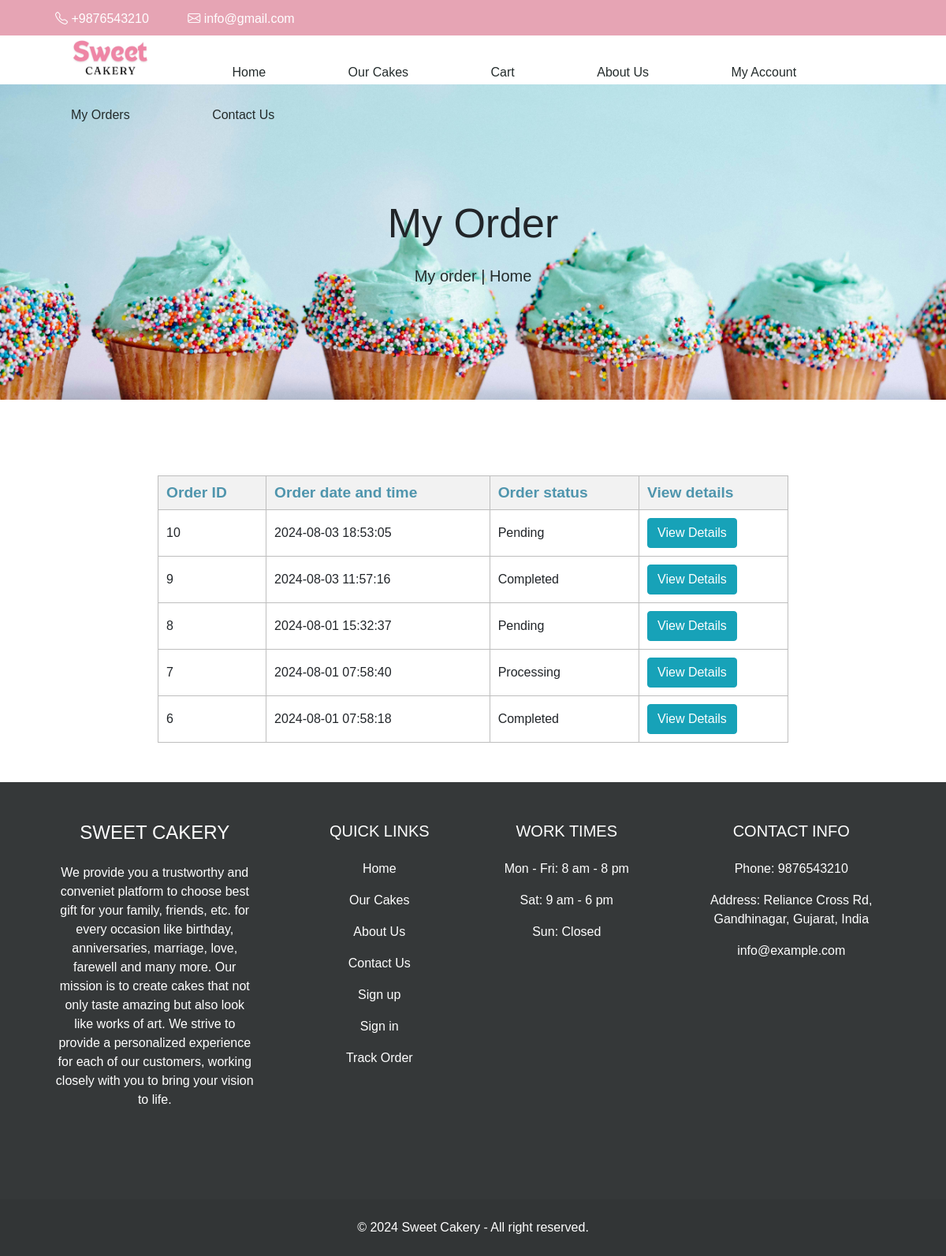
Page /User/orders.php (signed in) on the committed database.
### tables this page shows
CREATE TABLE `orders` (
  `order_id` int(11) NOT NULL,
  `user_id` int(11) NOT NULL,
  `order_date` timestamp NOT NULL DEFAULT current_timestamp(),
  `total_amount` decimal(10,2) NOT NULL,
  `order_status` varchar(50) NOT NULL,
  `payment_mode` varchar(50) NOT NULL,
  `admin_remark` text DEFAULT NULL
);

### User/orders.php (the view, shortened to what this page needs)
<?php
    include 'components/connection.php';
    try {
        $user_id = $_SESSION['user_id'];
        $sql = "SELECT * FROM orders WHERE user_id = :user_id ORDER BY order_date DESC";
        $query = $conn->prepare($sql);
        $query->bindParam(':user_id', $user_id, PDO::PARAM_INT);
        $query->execute();
        $orders = $query->fetchAll(PDO::FETCH_OBJ);
    } catch (PDOException $e) {
        $message[] = ' ' . $e->getMessage();
    }
?>
<!DOCTYPE HTML>
<html>
    <head>
    <link href="css/css/bootstrap.css" rel='stylesheet' type='text/css' />
    <link href="css/style.css" rel='stylesheet' type="text/css"/>
    <link href="css/font-awesome.css" rel="stylesheet">
    <link rel="stylesheet" href="https://cdn.jsdelivr.net/npm/bootstrap-icons@1.3.0/font/bootstrap-icons.css">
    </head>
    <body>
        <?php include 'components/header.php'?>
        <?php include 'components/navbar.php'?>
        <div class="banner-3">
            <div class="container">
                <p style="font-size: 52px;">My Order</p>
                <h5 class=""> <a href="orders.php">My order</a>
                    <span> |</span> <a href="index.php"> Home</a></h5>
            </div>
        </div>
        <br><br><br><br>
        <div>
            <div class="cart-content">
                <table>
                    <thead>
                        <tr>
                            <th>Order ID</th>
                            <th>Order date and time</th>
                            <th>Order status</th>
                            <th>View details</th>
                        </tr>
                    </thead>
                    <tbody>
                    <?php if (count($orders) > 0): ?>
                            <?php foreach ($orders as $order): ?>
                                <tr>
                                    <td><?php echo htmlspecialchars($order->order_id); ?></td>
                                    <td><?php echo htmlspecialchars($order->order_date); ?></td>
                                    <td><?php echo htmlspecialchars($order->order_status); ?></td>
                                    <td><a href="order-details.php?order_id=<?php echo htmlspecialchars($order->order_id); ?>" class="btn btn-info">View Details</a></td>
                                </tr>
                            <?php endforeach; ?>
                        <?php else: ?>
                            <tr>
                                <td colspan="4">No orders found.</td>
                            </tr>
                        <?php endif; ?>
                    </tbody>
                </table>
            </div>
        </div>
        <?php include 'components/footer.php'?>
    </body>
</html>

### User/css/style.css (style rules this page uses)
* { box-sizing: border-box; }
:root { --pink : #E6A4B4; --white: #ffff; --light-black: #232b2b; --gray: #e9ecef; --light-blue: #ADD8E6; --blue: #4f95ad; }
html, body { margin: 0; padding: 0; font-size: 16px; font-family: 'Gill Sans', 'Gill Sans MT', Calibri, 'Trebuchet MS', sans-serif; -ms-overflow-style:scrollbar; }
.banner-3 { background: url(../images/cupcake1.jpg)no-repeat; background-size: cover; background-position: center; -webkit-background-size: cover; -o-background-size: cover; -ms-background-size: cover; -moz-background-size: cover; min-height:400px; text-align: center; display:flex; justify-content:center; align-items:center; }
a { color: var(--light-black); }
.cart-content { margin-left: 200px; margin-bottom: 50px; }
table { width: 80%; }
th, td { padding: 10px; text-align: left; }
table,td,th { border: 1px solid rgb(190, 190, 190); }
th { background-color: #f2f2f2; color: var(--blue); font-size: larger; }

### rows in the picture
orders: order_id "10", order_date "2024-08-03 18:53:05", order_status "Pending"
orders: order_id "9", order_date "2024-08-03 11:57:16", order_status "Completed"
orders: order_id "8", order_date "2024-08-01 15:32:37", order_status "Pending"
orders: order_id "7", order_date "2024-08-01 07:58:40", order_status "Processing"
orders: order_id "6", order_date "2024-08-01 07:58:18", order_status "Completed"
